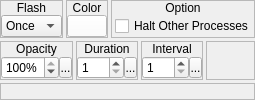
        <widget class="QWidget" name="wFlashScreen">
         <layout class="QVBoxLayout" name="verticalLayout_33">
          <property name="spacing">
           <number>3</number>
          </property>
          <property name="margin">
           <number>0</number>
          </property>
          <item>
           <widget class="QWidget" name="widget_28" native="true">
            <property name="sizePolicy">
             <sizepolicy hsizetype="Preferred" vsizetype="Fixed">
              <horstretch>0</horstretch>
              <verstretch>0</verstretch>
             </sizepolicy>
            </property>
            <layout class="QHBoxLayout" name="horizontalLayout_18">
             <property name="spacing">
              <number>3</number>
             </property>
             <property name="margin">
              <number>0</number>
             </property>
             <item>
              <widget class="QFrame" name="frame_26">
               <property name="frameShape">
                <enum>QFrame::StyledPanel</enum>
               </property>
               <property name="frameShadow">
                <enum>QFrame::Raised</enum>
               </property>
               <layout class="QVBoxLayout" name="verticalLayout_31">
                <property name="spacing">
                 <number>0</number>
                </property>
                <property name="margin">
                 <number>0</number>
                </property>
                <item>
                 <widget class="QLabel" name="label_25">
                  <property name="sizePolicy">
                   <sizepolicy hsizetype="Preferred" vsizetype="Fixed">
                    <horstretch>0</horstretch>
                    <verstretch>0</verstretch>
                   </sizepolicy>
                  </property>
                  <property name="text">
                   <string>Flash</string>
                  </property>
                  <property name="alignment">
                   <set>Qt::AlignCenter</set>
                  </property>
                 </widget>
                </item>
                <item>
                 <widget class="QWidget" name="widget_27" native="true">
                  <layout class="QVBoxLayout" name="verticalLayout_32">
                   <property name="spacing">
                    <number>0</number>
                   </property>
                   <property name="margin">
                    <number>0</number>
                   </property>
                   <item>
                    <widget class="QComboBox" name="flashScreen_cboxFlash">
                     <item>
                      <property name="text">
                       <string>Once</string>
                      </property>
                     </item>
                     <item>
                      <property name="text">
                       <string>Begin</string>
                      </property>
                     </item>
                     <item>
                      <property name="text">
                       <string>Stop</string>
                      </property>
                     </item>
                    </widget>
                   </item>
                  </layout>
                 </widget>
                </item>
               </layout>
              </widget>
             </item>
             <item>
              <widget class="QFrame" name="frmColor_2">
               <property name="frameShape">
                <enum>QFrame::StyledPanel</enum>
               </property>
               <property name="frameShadow">
                <enum>QFrame::Raised</enum>
               </property>
               <layout class="QVBoxLayout" name="verticalLayout_28">
                <property name="spacing">
                 <number>0</number>
                </property>
                <property name="margin">
                 <number>0</number>
                </property>
                <item>
                 <widget class="QLabel" name="label_21">
                  <property name="sizePolicy">
                   <sizepolicy hsizetype="Preferred" vsizetype="Fixed">
                    <horstretch>0</horstretch>
                    <verstretch>0</verstretch>
                   </sizepolicy>
                  </property>
                  <property name="text">
                   <string>Color</string>
                  </property>
                  <property name="alignment">
                   <set>Qt::AlignCenter</set>
                  </property>
                 </widget>
                </item>
                <item>
                 <widget class="QWidget" name="widget_25" native="true">
                  <layout class="QHBoxLayout" name="horizontalLayout_17">
                   <property name="spacing">
                    <number>0</number>
                   </property>
                   <property name="margin">
                    <number>0</number>
                   </property>
                   <item>
                    <widget class="ColorButton" name="flashScreen_bColor">
                     <property name="styleSheet">
                      <string notr="true">background-color: rgb(255, 255, 255);</string>
                     </property>
                     <property name="text">
                      <string/>
                     </property>
                    </widget>
                   </item>
                  </layout>
                 </widget>
                </item>
               </layout>
              </widget>
             </item>
             <item>
              <widget class="QFrame" name="frmOption_2">
               <property name="frameShape">
                <enum>QFrame::StyledPanel</enum>
               </property>
               <property name="frameShadow">
                <enum>QFrame::Raised</enum>
               </property>
               <layout class="QVBoxLayout" name="verticalLayout_29">
                <property name="spacing">
                 <number>0</number>
                </property>
                <property name="margin">
                 <number>0</number>
                </property>
                <item>
                 <widget class="QLabel" name="label_22">
                  <property name="sizePolicy">
                   <sizepolicy hsizetype="Preferred" vsizetype="Fixed">
                    <horstretch>0</horstretch>
                    <verstretch>0</verstretch>
                   </sizepolicy>
                  </property>
                  <property name="text">
                   <string>Option</string>
                  </property>
                  <property name="alignment">
                   <set>Qt::AlignCenter</set>
                  </property>
                 </widget>
                </item>
                <item>
                 <widget class="QWidget" name="widget_26" native="true">
                  <layout class="QVBoxLayout" name="verticalLayout_30">
                   <property name="spacing">
                    <number>0</number>
                   </property>
                   <property name="leftMargin">
                    <number>3</number>
                   </property>
                   <property name="topMargin">
                    <number>0</number>
                   </property>
                   <property name="rightMargin">
                    <number>0</number>
                   </property>
                   <property name="bottomMargin">
                    <number>0</number>
                   </property>
                   <item>
                    <widget class="QCheckBox" name="flashScreen_cbHaltOtherProcesses">
                     <property name="text">
                      <string>Halt Other Processes</string>
                     </property>
                    </widget>
                   </item>
                  </layout>
                 </widget>
                </item>
               </layout>
              </widget>
             </item>
            </layout>
           </widget>
          </item>
          <item>
           <widget class="QWidget" name="widget_29" native="true">
            <property name="sizePolicy">
             <sizepolicy hsizetype="Preferred" vsizetype="Fixed">
              <horstretch>0</horstretch>
              <verstretch>0</verstretch>
             </sizepolicy>
            </property>
            <layout class="QHBoxLayout" name="horizontalLayout_24">
             <property name="spacing">
              <number>3</number>
             </property>
             <property name="margin">
              <number>0</number>
             </property>
             <item>
              <widget class="QFrame" name="frame_27">
               <property name="frameShape">
                <enum>QFrame::StyledPanel</enum>
               </property>
               <property name="frameShadow">
                <enum>QFrame::Raised</enum>
               </property>
               <layout class="QVBoxLayout" name="verticalLayout_37">
                <property name="spacing">
                 <number>0</number>
                </property>
                <property name="margin">
                 <number>0</number>
                </property>
                <item>
                 <widget class="QLabel" name="label_26">
                  <property name="sizePolicy">
                   <sizepolicy hsizetype="Preferred" vsizetype="Fixed">
                    <horstretch>0</horstretch>
                    <verstretch>0</verstretch>
                   </sizepolicy>
                  </property>
                  <property name="text">
                   <string>Opacity</string>
                  </property>
                  <property name="alignment">
                   <set>Qt::AlignCenter</set>
                  </property>
                 </widget>
                </item>
                <item>
                 <widget class="QWidget" name="widget_33" native="true">
                  <layout class="QHBoxLayout" name="horizontalLayout_25">
                   <property name="spacing">
                    <number>0</number>
                   </property>
                   <property name="margin">
                    <number>0</number>
                   </property>
                   <item>
                    <widget class="QSpinBox" name="flashScreen_sbOpacity">
                     <property name="sizePolicy">
                      <sizepolicy hsizetype="Preferred" vsizetype="Fixed">
                       <horstretch>0</horstretch>
                       <verstretch>0</verstretch>
                      </sizepolicy>
                     </property>
                     <property name="accelerated">
                      <bool>true</bool>
                     </property>
                     <property name="suffix">
                      <string>%</string>
                     </property>
                     <property name="minimum">
                      <number>0</number>
                     </property>
                     <property name="maximum">
                      <number>100</number>
                     </property>
                     <property name="value">
                      <number>100</number>
                     </property>
                    </widget>
                   </item>
                   <item>
                    <widget class="SpinBoxSideButton" name="flashScreen_bOpacitySideButton">
                     <property name="minimumSize">
                      <size>
                       <width>13</width>
                       <height>21</height>
                      </size>
                     </property>
                     <property name="maximumSize">
                      <size>
                       <width>13</width>
                       <height>21</height>
                      </size>
                     </property>
                     <property name="text">
                      <string>...</string>
                     </property>
                     <property name="icon">
                      <iconset resource="gui_icons.qrc">
                       <normaloff>:/icons/spinBoxSideButton.png</normaloff>:/icons/spinBoxSideButton.png</iconset>
                     </property>
                     <property name="iconSize">
                      <size>
                       <width>8</width>
                       <height>16</height>
                      </size>
                     </property>
                    </widget>
                   </item>
                  </layout>
                 </widget>
                </item>
               </layout>
              </widget>
             </item>
             <item>
              <widget class="QFrame" name="frame_28">
               <property name="frameShape">
                <enum>QFrame::StyledPanel</enum>
               </property>
               <property name="frameShadow">
                <enum>QFrame::Raised</enum>
               </property>
               <layout class="QVBoxLayout" name="verticalLayout_38">
                <property name="spacing">
                 <number>0</number>
                </property>
                <property name="margin">
                 <number>0</number>
                </property>
                <item>
                 <widget class="QLabel" name="label_27">
                  <property name="sizePolicy">
                   <sizepolicy hsizetype="Preferred" vsizetype="Fixed">
                    <horstretch>0</horstretch>
                    <verstretch>0</verstretch>
                   </sizepolicy>
                  </property>
                  <property name="text">
                   <string>Duration</string>
                  </property>
                  <property name="alignment">
                   <set>Qt::AlignCenter</set>
                  </property>
                 </widget>
                </item>
                <item>
                 <widget class="QWidget" name="widget_34" native="true">
                  <layout class="QHBoxLayout" name="horizontalLayout_26">
                   <property name="spacing">
                    <number>0</number>
                   </property>
                   <property name="margin">
                    <number>0</number>
                   </property>
                   <item>
                    <widget class="QSpinBox" name="flashScreen_sbDuration">
                     <property name="sizePolicy">
                      <sizepolicy hsizetype="Preferred" vsizetype="Fixed">
                       <horstretch>0</horstretch>
                       <verstretch>0</verstretch>
                      </sizepolicy>
                     </property>
                     <property name="accelerated">
                      <bool>true</bool>
                     </property>
                     <property name="minimum">
                      <number>1</number>
                     </property>
                     <property name="maximum">
                      <number>100</number>
                     </property>
                    </widget>
                   </item>
                   <item>
                    <widget class="SpinBoxSideButton" name="flashScreen_bDurationSideButton">
                     <property name="minimumSize">
                      <size>
                       <width>13</width>
                       <height>21</height>
                      </size>
                     </property>
                     <property name="maximumSize">
                      <size>
                       <width>13</width>
                       <height>21</height>
                      </size>
                     </property>
                     <property name="text">
                      <string>...</string>
                     </property>
                     <property name="icon">
                      <iconset resource="gui_icons.qrc">
                       <normaloff>:/icons/spinBoxSideButton.png</normaloff>:/icons/spinBoxSideButton.png</iconset>
                     </property>
                     <property name="iconSize">
                      <size>
                       <width>8</width>
                       <height>16</height>
                      </size>
                     </property>
                    </widget>
                   </item>
                  </layout>
                 </widget>
                </item>
               </layout>
              </widget>
             </item>
             <item>
              <widget class="QFrame" name="frame_29">
               <property name="frameShape">
                <enum>QFrame::StyledPanel</enum>
               </property>
               <property name="frameShadow">
                <enum>QFrame::Raised</enum>
               </property>
               <layout class="QVBoxLayout" name="verticalLayout_49">
                <property name="spacing">
                 <number>0</number>
                </property>
                <property name="margin">
                 <number>0</number>
                </property>
                <item>
                 <widget class="QLabel" name="label_40">
                  <property name="sizePolicy">
                   <sizepolicy hsizetype="Preferred" vsizetype="Fixed">
                    <horstretch>0</horstretch>
                    <verstretch>0</verstretch>
                   </sizepolicy>
                  </property>
                  <property name="text">
                   <string>Interval</string>
                  </property>
                  <property name="alignment">
                   <set>Qt::AlignCenter</set>
                  </property>
                 </widget>
                </item>
                <item>
                 <widget class="QWidget" name="widget_45" native="true">
                  <layout class="QHBoxLayout" name="horizontalLayout_34">
                   <property name="spacing">
                    <number>0</number>
                   </property>
                   <property name="margin">
                    <number>0</number>
                   </property>
                   <item>
                    <widget class="QSpinBox" name="flashScreen_sbInterval">
                     <property name="sizePolicy">
                      <sizepolicy hsizetype="Preferred" vsizetype="Fixed">
                       <horstretch>0</horstretch>
                       <verstretch>0</verstretch>
                      </sizepolicy>
                     </property>
                     <property name="accelerated">
                      <bool>true</bool>
                     </property>
                     <property name="minimum">
                      <number>1</number>
                     </property>
                     <property name="maximum">
                      <number>100</number>
                     </property>
                    </widget>
                   </item>
                   <item>
                    <widget class="SpinBoxSideButton" name="flashScreen_bIntervalSideButton">
                     <property name="minimumSize">
                      <size>
                       <width>13</width>
                       <height>21</height>
                      </size>
                     </property>
                     <property name="maximumSize">
                      <size>
                       <width>13</width>
                       <height>21</height>
                      </size>
                     </property>
                     <property name="text">
                      <string>...</string>
                     </property>
                     <property name="icon">
                      <iconset resource="gui_icons.qrc">
                       <normaloff>:/icons/spinBoxSideButton.png</normaloff>:/icons/spinBoxSideButton.png</iconset>
                     </property>
                     <property name="iconSize">
                      <size>
                       <width>8</width>
                       <height>16</height>
                      </size>
                     </property>
                    </widget>
                   </item>
                  </layout>
                 </widget>
                </item>
               </layout>
              </widget>
             </item>
             <item>
              <widget class="QFrame" name="frame_38">
               <property name="frameShape">
                <enum>QFrame::StyledPanel</enum>
               </property>
               <property name="frameShadow">
                <enum>QFrame::Raised</enum>
               </property>
              </widget>
             </item>
            </layout>
           </widget>
          </item>
          <item>
           <widget class="QFrame" name="frame_30">
            <property name="frameShape">
             <enum>QFrame::StyledPanel</enum>
            </property>
            <property name="frameShadow">
             <enum>QFrame::Raised</enum>
            </property>
           </widget>
          </item>
         </layout>
        </widget>
